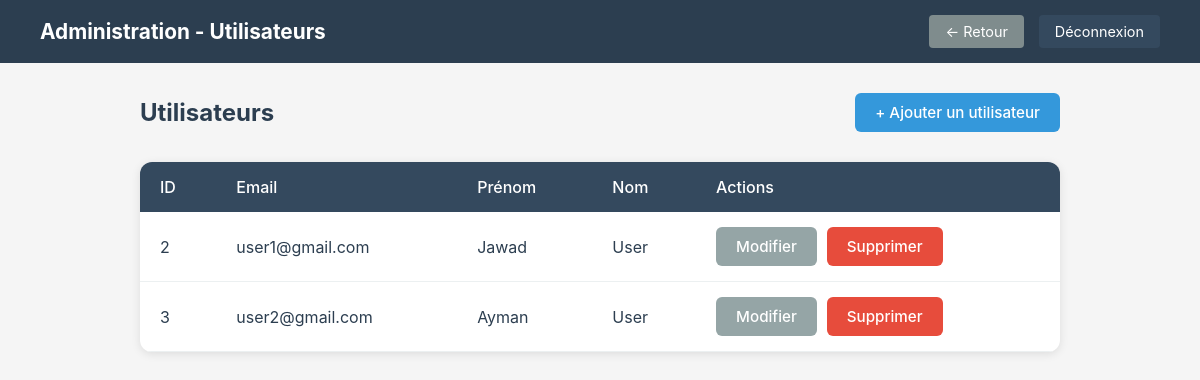
Screenshot of /admin/users/index.php (signed in) with the database file from the repository.
### tables this page shows
CREATE TABLE IF NOT EXISTS users (
    id INT AUTO_INCREMENT PRIMARY KEY,
    email VARCHAR(100) UNIQUE NOT NULL,
    password_hash VARCHAR(255) NOT NULL,
    first_name VARCHAR(50) NOT NULL,
    last_name VARCHAR(50) NOT NULL,
    role ENUM('ROLE_USER', 'ROLE_ADMIN') DEFAULT 'ROLE_USER',
    created_at TIMESTAMP DEFAULT CURRENT_TIMESTAMP
);

### src/Database.php (called while the page is built, shortened)
<?php
class Database
{
    private static $instance = null;
    private $mysqli;
    private function __construct()
    {
        $this->mysqli = new mysqli(
            'db',
            'root',
            'root',
            'events_db'
        );
    }
    public static function getInstance()
    {
        if (self::$instance === null) {
            self::$instance = new self();
        }
        return self::$instance;
    }
    public function prepare($sql)
    {
        return $this->mysqli->prepare($sql);
    }
}

### admin/users/index.php (the view, shortened to what this page needs)
<?php
require_once '../../src/Database.php';
$database = Database::getInstance();
$stmt = $database->prepare("SELECT * FROM users WHERE role = 'ROLE_USER' ORDER BY id");
$stmt->execute();
$result = $stmt->get_result();
$users = [];
while ($row = $result->fetch_assoc()) {
    $users[] = $row;
}
?>
<!DOCTYPE html>
<html lang="fr">
<head>
</head>
<body>
    <header class="admin-header">
        <h1>Administration - Utilisateurs</h1>
        <nav class="admin-nav">
            <a href="../../admin/index.php" class="back">← Retour</a>
            <a href="../../logout.php">Déconnexion</a>
        </nav>
    </header>
    <main class="main-content">
        <div class="page-header">
            <h2>Utilisateurs</h2>
            <a href="create.php" class="btn btn-primary">+ Ajouter un utilisateur</a>
        </div>
        <?php if (empty($users)): ?>
            <div class="users-table">
                <div class="empty-state">
                    <h3>Aucun utilisateur</h3>
                    <p>Aucun utilisateur n'a été créé pour le moment.</p>
                </div>
            </div>
        <?php else: ?>
            <div class="users-table">
                <table>
                    <thead>
                        <tr>
                            <th>ID</th>
                            <th>Email</th>
                            <th>Prénom</th>
                            <th>Nom</th>
                            <th>Actions</th>
                        </tr>
                    </thead>
                    <tbody>
                        <?php foreach ($users as $user): ?>
                            <tr>
                                <td><?php echo $user['id']; ?></td>
                                <td><?php echo htmlspecialchars($user['email']); ?></td>
                                <td><?php echo htmlspecialchars($user['first_name']); ?></td>
                                <td><?php echo htmlspecialchars($user['last_name']); ?></td>
                                <td>
                                    <div class="actions">
                                        <a href="edit.php?id=<?php echo $user['id']; ?>" class="btn btn-secondary">Modifier</a>
                                        <a href="delete.php?id=<?php echo $user['id']; ?>" class="btn btn-danger" onclick="return confirm('Supprimer cet utilisateur ?');">Supprimer</a>
                                    </div>
                                </td>
                            </tr>
                        <?php endforeach; ?>
                    </tbody>
                </table>
            </div>
        <?php endif; ?>
    </main>
</body>
</html>

### admin/users/index.php (style rules this page uses)
* { margin: 0; padding: 0; box-sizing: border-box; }
body { font-family: -apple-system, BlinkMacSystemFont, 'Segoe UI', Roboto, sans-serif; background: #f5f5f5; min-height: 100vh; }
.admin-header { background: #2c3e50; color: white; padding: 15px 40px; display: flex; justify-content: space-between; align-items: center; }
.admin-header h1 { font-size: 1.3rem; }
.admin-nav { display: flex; gap: 15px; }
.admin-nav a { color: white; text-decoration: none; padding: 8px 16px; background: #34495e; border-radius: 4px; font-size: 0.9rem; }
.admin-nav a.back { background: #7f8c8d; }
.main-content { padding: 30px 40px; max-width: 1000px; margin: 0 auto; }
.page-header { display: flex; justify-content: space-between; align-items: center; margin-bottom: 30px; }
.page-header h2 { color: #2c3e50; font-size: 1.5rem; }
.btn { padding: 10px 20px; border: none; border-radius: 6px; cursor: pointer; text-decoration: none; font-size: 0.95rem; font-weight: 500; display: inline-block; }
.btn-primary { background: #3498db; color: white; }
.btn-secondary { background: #95a5a6; color: white; }
.btn-danger { background: #e74c3c; color: white; }
.users-table { width: 100%; background: white; border-radius: 12px; box-shadow: 0 2px 10px rgba(0,0,0,0.1); overflow: hidden; }
.users-table table { width: 100%; border-collapse: collapse; }
.users-table th, .users-table td { padding: 15px 20px; text-align: left; }
.users-table th { background: #34495e; color: white; font-weight: 500; }
.users-table tbody tr { border-bottom: 1px solid #ecf0f1; }
.users-table td { color: #2c3e50; }
.actions { display: flex; gap: 10px; }

### rows the page displays
users: id "2", email "user1@gmail.com", first_name "Jawad", last_name "User"
users: id "3", email "user2@gmail.com", first_name "Ayman", last_name "User"
